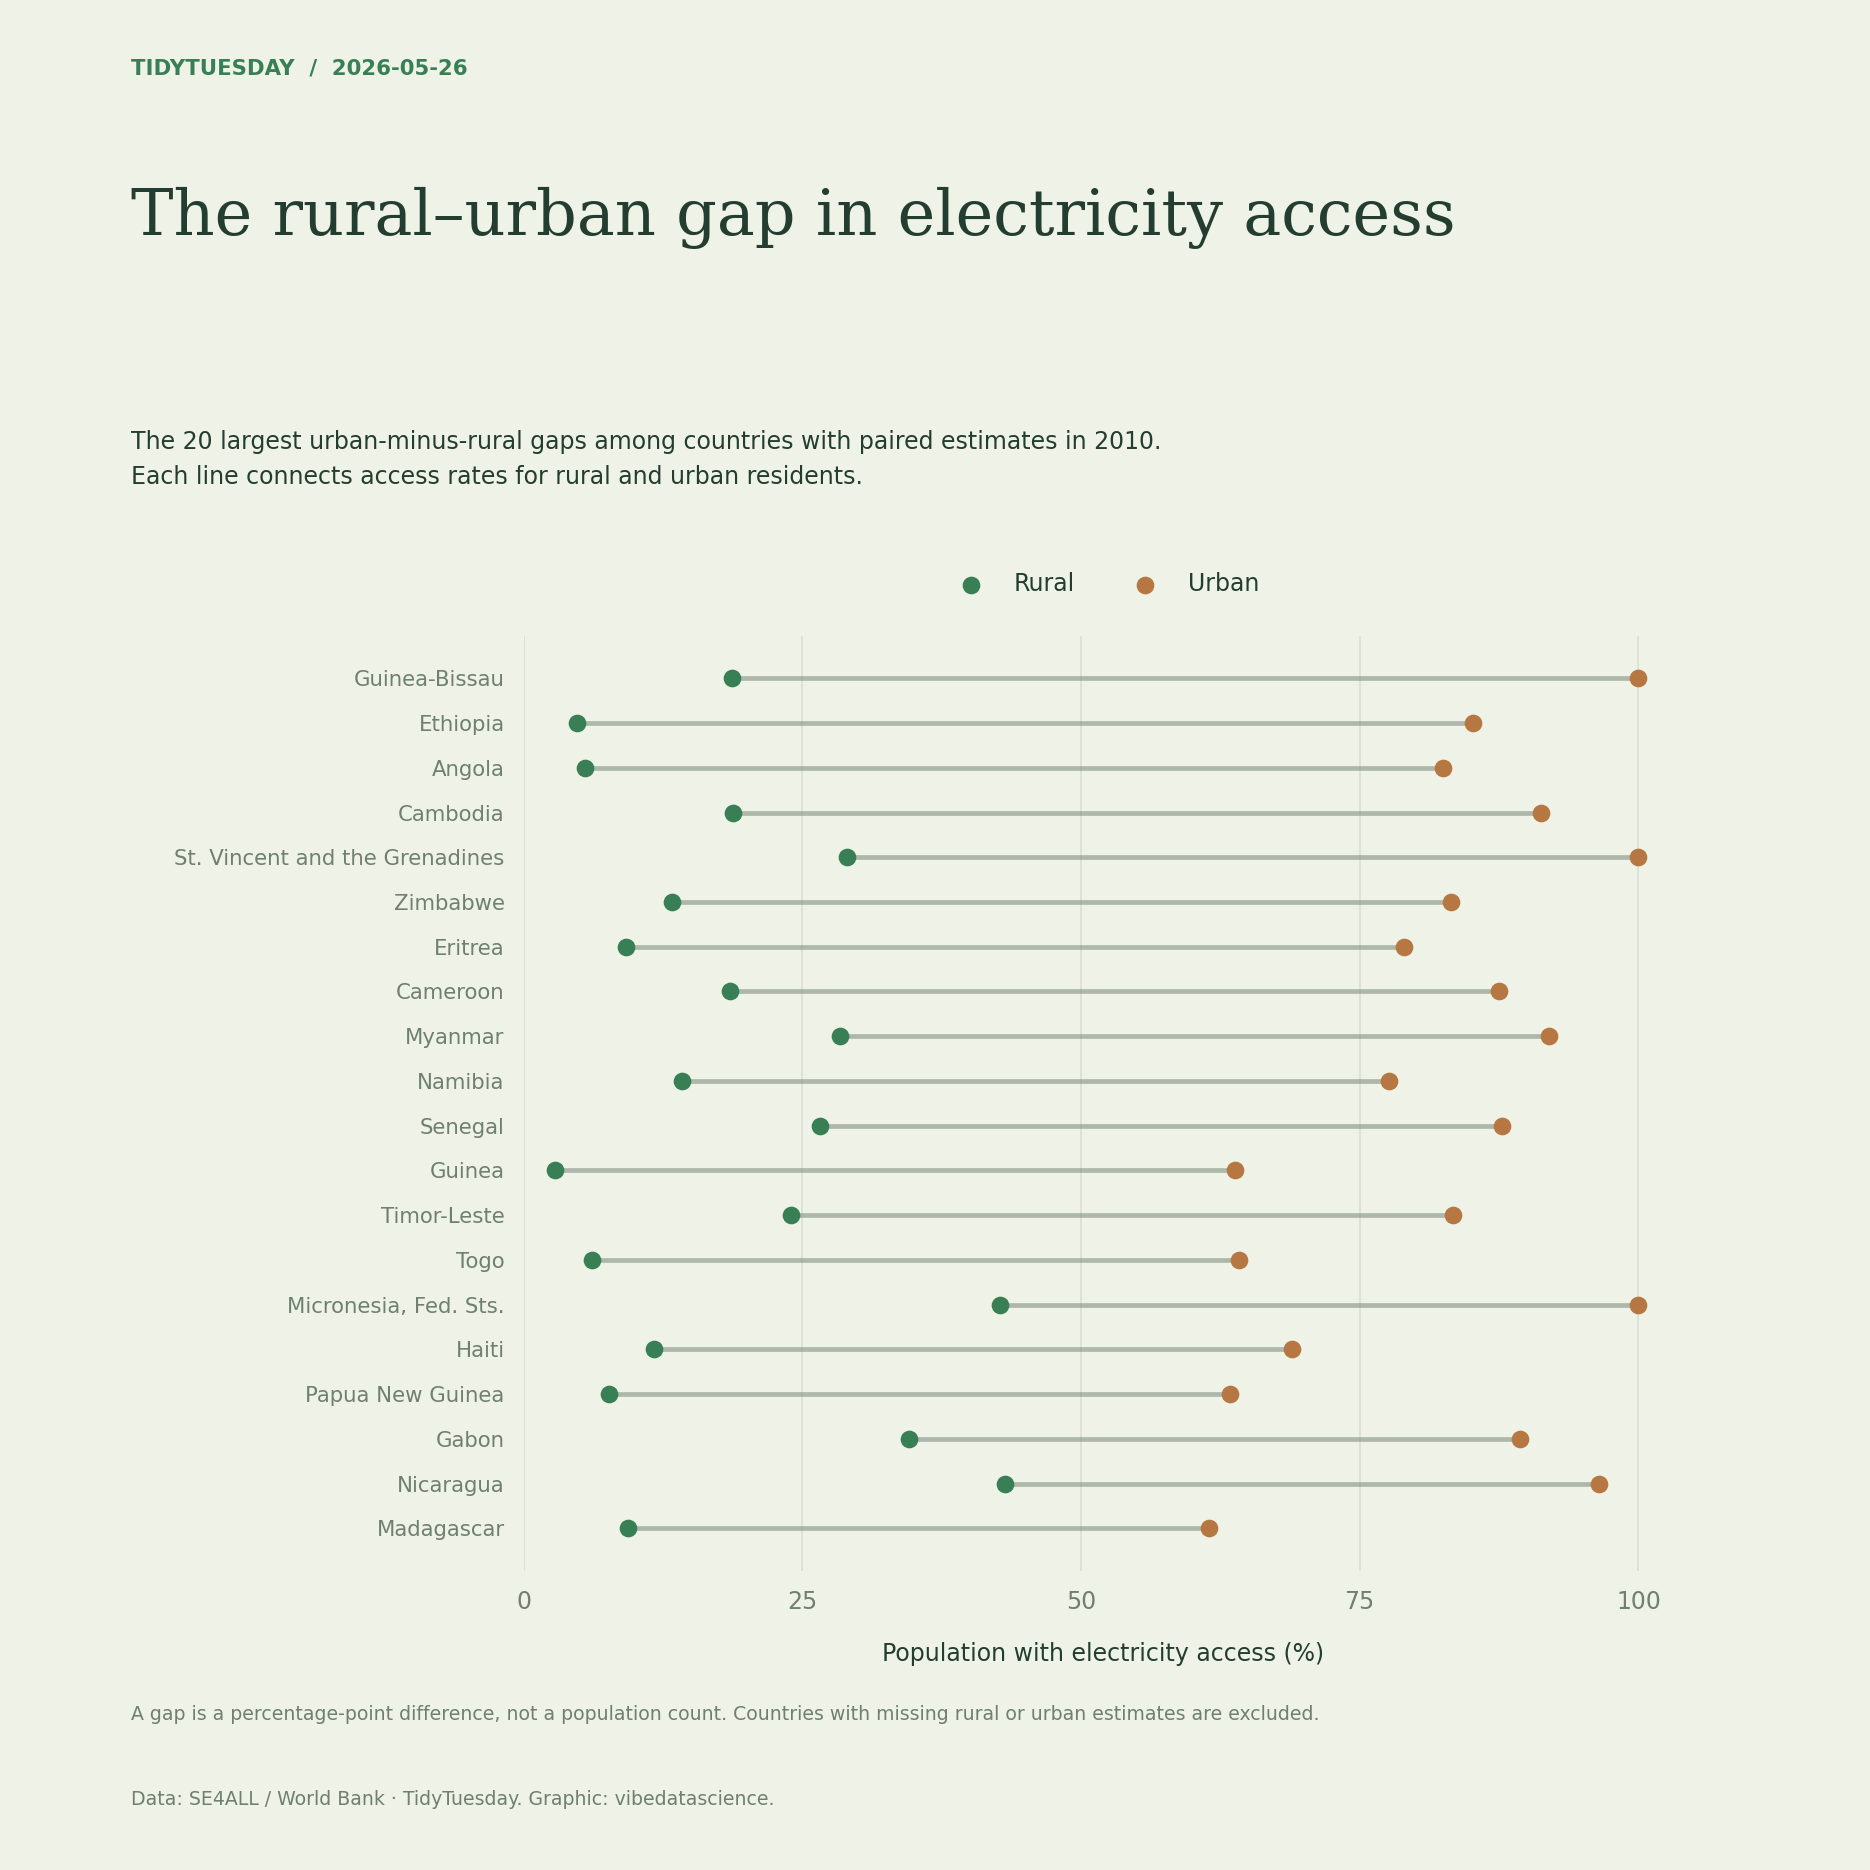

Python code for this plot:
"""TidyTuesday 2026-05-26: The rural–urban gap in electricity access. Reproduce the chart from the bundled source data."""
from pathlib import Path
import textwrap
import re
from collections import Counter
import numpy as np
import pandas as pd
import matplotlib
matplotlib.use('Agg')
import matplotlib.pyplot as plt
import matplotlib.dates as mdates
from matplotlib.ticker import FuncFormatter, MaxNLocator
from matplotlib.colors import LinearSegmentedColormap, Normalize
from matplotlib.patches import Patch

HERE = Path(__file__).resolve().parent
PAPER, INK, MUTED, ACCENT, SECOND = ('#eff2e6', '#233e30', '#6f806f', '#397f55', '#b67742')
plt.rcParams.update({'font.family':'DejaVu Sans', 'font.size':10, 'text.color':INK,
 'axes.labelcolor':INK, 'xtick.color':MUTED, 'ytick.color':MUTED,
 'axes.edgecolor':MUTED, 'savefig.facecolor':PAPER})

def read(name):
    data = pd.read_csv(HERE / 'data' / (name + '.csv.gz'), low_memory=False)
    assert len(data), 'Empty source data'
    return data

def figure(subtitle, height=9):
    fig = plt.figure(figsize=(11,height), facecolor=PAPER)
    fig.text(.07,.96,'TIDYTUESDAY  /  2026-05-26',fontsize=9,color=ACCENT,weight='bold')
    fig.text(.07,.90,textwrap.fill('The rural–urban gap in electricity access',48),fontsize=27,fontfamily='DejaVu Serif',va='top',linespacing=1.14)
    fig.text(.07,.77,subtitle,fontsize=10,va='top',linespacing=1.55)
    fig.text(.07,.035,textwrap.fill('Data: SE4ALL / World Bank · TidyTuesday. Graphic: vibedatascience.',110),fontsize=8,color=MUTED,linespacing=1.5)
    return fig

def axis(fig, rect=(.24,.18,.69,.49), grid='x'):
    ax=fig.add_axes(rect,facecolor=PAPER)
    for spine in ax.spines.values():spine.set_visible(False)
    ax.tick_params(length=0,pad=8)
    if grid:ax.grid(axis=grid,color=MUTED,alpha=.16,linewidth=.7)
    ax.set_axisbelow(True)
    return ax

def save(fig):
    fig.savefig(HERE / '20260526.png',dpi=170)
    plt.close(fig)
    print('2026-05-26: saved 20260526.png')

df=read('energy_cleaned')
aggregates={'Caucasus and Central Asia','Eastern Asia (including Japan)','Eastern Asia (not including Japan)','Eastern Europe','Europe','High income','High income: OECD','High income: nonOECD','Latin America and Caribbean','Low & middle income','Low income','Lower middle income','Middle income','Northern Africa','Nothern America','Oceania','Oceania (not including Australia and New Zealand)','South Eastern Asia','Southern Asia','Sub-Saharan Africa','Upper middle income','Western Asia','World'}
df=df.loc[~df.country_name.isin(aggregates)]
a='access_electricity_rural_pop_pct';b='access_electricity_urban_pop_pct'
d=df.dropna(subset=[a,b]);year=int(d.yr.max());d=d[d.yr==year].copy();d['gap']=d[b]-d[a];d=d.nlargest(20,'gap').sort_values('gap')
assert d[[a,b]].ge(0).all().all() and d[[a,b]].le(100.01).all().all()
fig=figure(f'The 20 largest urban-minus-rural gaps among countries with paired estimates in {year}.\nEach line connects access rates for rural and urban residents.',11)
ax=axis(fig,(.28,.16,.62,.50));y=np.arange(len(d));ax.hlines(y,d[a],d[b],color=MUTED,alpha=.5,lw=2)
ax.scatter(d[a],y,s=42,color=ACCENT,label='Rural',zorder=3);ax.scatter(d[b],y,s=42,color=SECOND,label='Urban',zorder=3)
ax.set_yticks(y,d.country_name,fontsize=9);ax.set_xlim(0,104);ax.set_xticks([0,25,50,75,100]);ax.set_xlabel('Population with electricity access (%)',labelpad=12);ax.legend(frameon=False,loc='lower center',bbox_to_anchor=(.5,1.02),ncol=2)
fig.text(.07,.08,'A gap is a percentage-point difference, not a population count. Countries with missing rural or urban estimates are excluded.',fontsize=8,color=MUTED)
save(fig)
